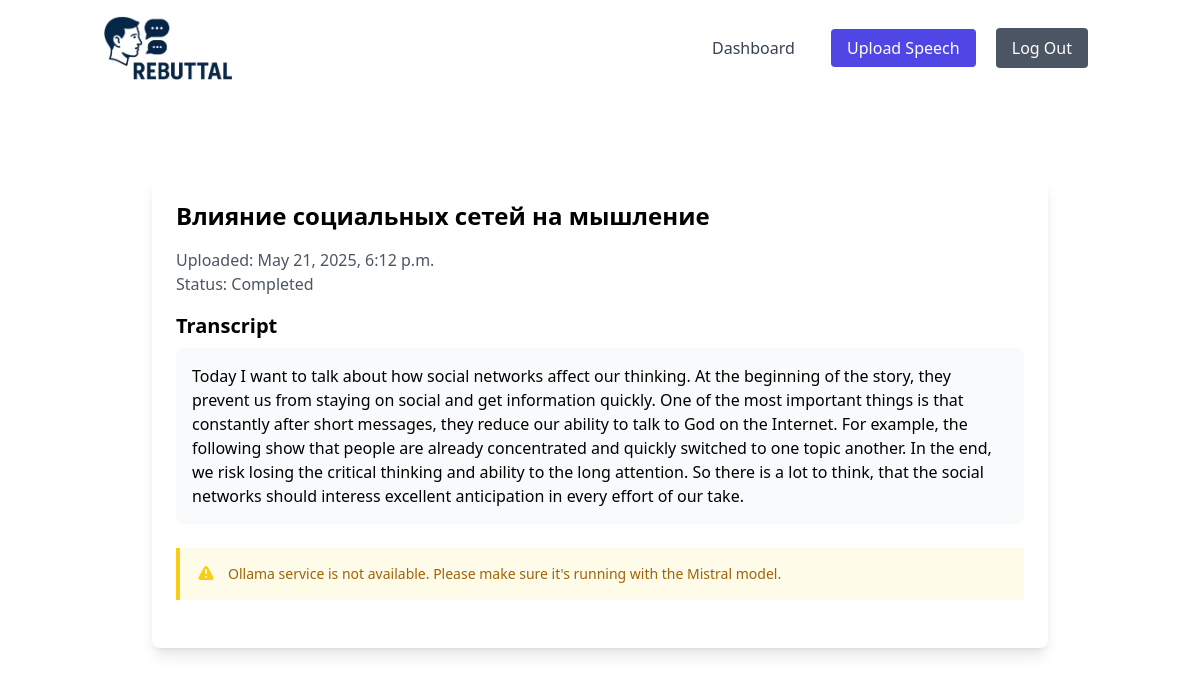
/speech/4/ (signed in), run on an earlier commit of the app's database.
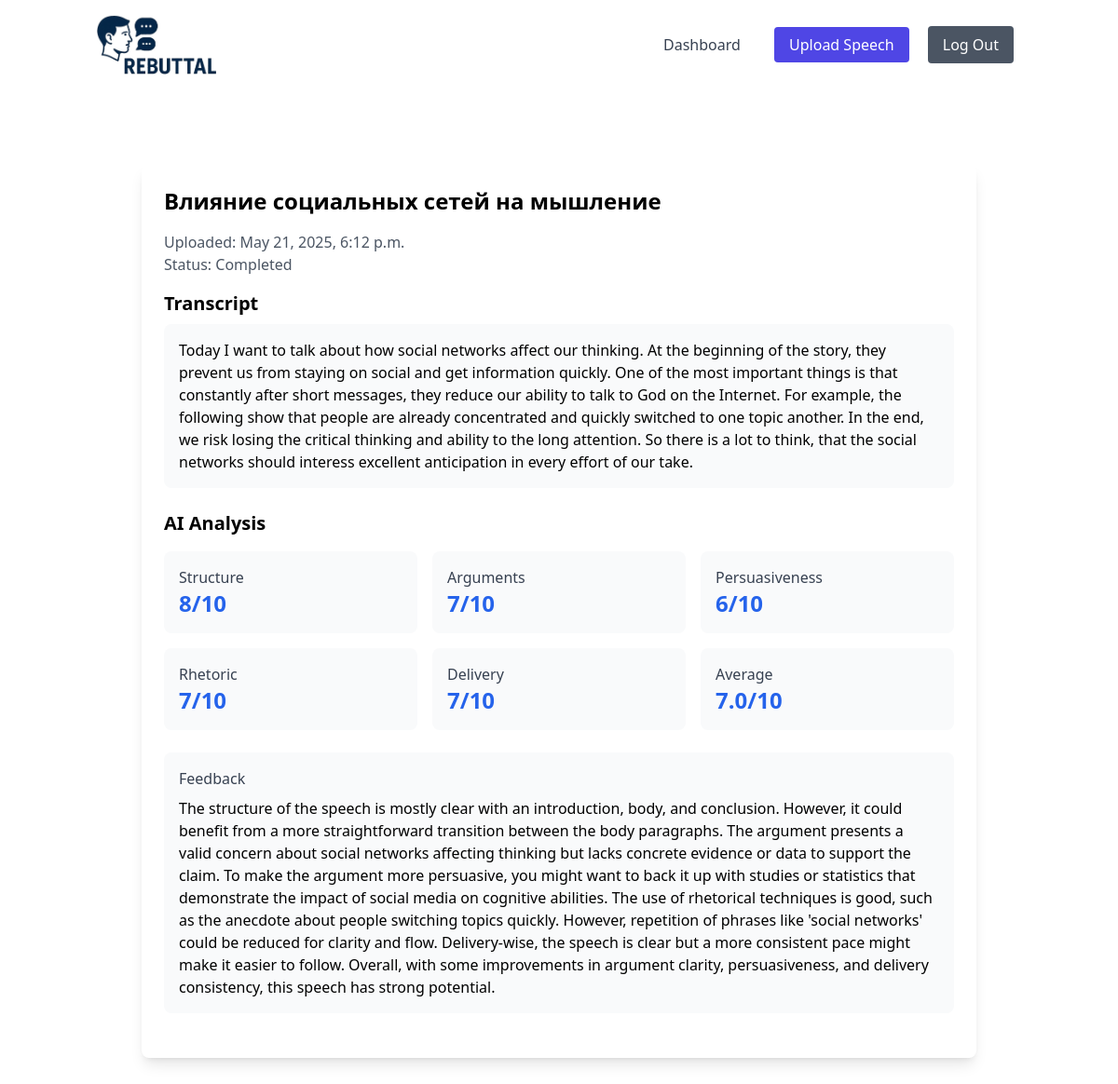
And on a later commit of the database.
### core/models.py (models this page shows, shortened)
class SpeechAnalysis(models.Model):
    speech = models.OneToOneField(Speech, on_delete=models.CASCADE, related_name="analysis")
    structure_score = models.IntegerField(null=True, blank=True)
    argument_score = models.IntegerField(null=True, blank=True)
    persuasiveness_score = models.IntegerField(null=True, blank=True)
    rhetoric_score = models.IntegerField(null=True, blank=True)
    delivery_score = models.IntegerField(null=True, blank=True)
    feedback = models.TextField()
    created_at = models.DateTimeField(auto_now_add=True)
    updated_at = models.DateTimeField(auto_now=True)
    class Meta:
        verbose_name_plural = "Speech analyses"
    @property
    def average_score(self):
        scores = [
            self.structure_score,
            self.argument_score,
            self.persuasiveness_score,
            self.rhetoric_score,
            self.delivery_score,
        ]
        valid_scores = [s for s in scores if s is not None]
        return sum(valid_scores) / len(valid_scores) if valid_scores else None

### core/views.py (the view)
# urls.py: path("speech/<int:speech_id>/", views.speech_detail, name="speech_detail"),
@login_required
def speech_detail(request, speech_id):
    speech = get_object_or_404(Speech, id=speech_id, user=request.user)
    analysis = getattr(speech, "analysis", None)
    context = {
        "speech": speech,
        "analysis": analysis,
        "ollama_available": OllamaService.is_available(),
    }
    return render(request, "core/speech_detail.html", context)

### core/services.py (called while the page is built)
    @classmethod
    def is_available(cls) -> bool:
        try:
            response = requests.get(f"{cls.BASE_URL}/tags")
            return response.status_code == 200
        except requests.RequestException:
            return False

### core/templates/core/speech_detail.html (shortened to what this page needs)
{% extends 'base.html' %}
{% load static %}
{% block content %}
  <div class="container mx-auto px-4 py-8">
    <div class="max-w-4xl mx-auto">
      <div class="bg-white rounded-lg shadow-lg p-6 mb-6">
        <h1 class="text-2xl font-bold mb-4">{{ speech.title }}</h1>
        <div class="mb-4">
          <p class="text-gray-600">Uploaded: {{ speech.upload_date|date:'F j, Y, g:i a' }}</p>
          <p class="text-gray-600">Status: {{ speech.get_status_display }}</p>
        </div>
        {% if speech.transcript %}
          <div class="mb-6">
            <h2 class="text-xl font-semibold mb-2">Transcript</h2>
            <div class="bg-gray-50 p-4 rounded-lg">
              <p class="whitespace-pre-wrap">{{ speech.transcript }}</p>
            </div>
          </div>
          {% if analysis %}
            <div class="mb-6">
              <h2 class="text-xl font-semibold mb-4">AI Analysis</h2>
              <div class="grid grid-cols-2 md:grid-cols-3 gap-4 mb-6">
                <div class="bg-gray-50 p-4 rounded-lg">
                  <h3 class="font-medium text-gray-700">Structure</h3>
                  <p class="text-2xl font-bold text-blue-600">{{ analysis.structure_score }}/10</p>
                </div>
                <div class="bg-gray-50 p-4 rounded-lg">
                  <h3 class="font-medium text-gray-700">Arguments</h3>
                  <p class="text-2xl font-bold text-blue-600">{{ analysis.argument_score }}/10</p>
                </div>
                <div class="bg-gray-50 p-4 rounded-lg">
                  <h3 class="font-medium text-gray-700">Persuasiveness</h3>
                  <p class="text-2xl font-bold text-blue-600">{{ analysis.persuasiveness_score }}/10</p>
                </div>
                <div class="bg-gray-50 p-4 rounded-lg">
                  <h3 class="font-medium text-gray-700">Rhetoric</h3>
                  <p class="text-2xl font-bold text-blue-600">{{ analysis.rhetoric_score }}/10</p>
                </div>
                <div class="bg-gray-50 p-4 rounded-lg">
                  <h3 class="font-medium text-gray-700">Delivery</h3>
                  <p class="text-2xl font-bold text-blue-600">{{ analysis.delivery_score }}/10</p>
                </div>
                <div class="bg-gray-50 p-4 rounded-lg">
                  <h3 class="font-medium text-gray-700">Average</h3>
                  <p class="text-2xl font-bold text-blue-600">{{ analysis.average_score|floatformat:1 }}/10</p>
                </div>
              </div>
              <div class="bg-gray-50 p-4 rounded-lg">
                <h3 class="font-medium text-gray-700 mb-2">Feedback</h3>
                <div class="prose max-w-none">{{ analysis.feedback|linebreaks }}</div>
              </div>
            </div>
          {% elif not ollama_available %}
            <div class="bg-yellow-50 border-l-4 border-yellow-400 p-4 mb-6">
              <div class="flex">
                <div class="flex-shrink-0">
                </div>
                <div class="ml-3">
                  <p class="text-sm text-yellow-700">Ollama service is not available. Please make sure it's running with the Mistral model.</p>
                </div>
              </div>
            </div>
          {% endif %}
        {% endif %}
      </div>
    </div>
  </div>
{% endblock %}

What changed in the data, as far as the page shows it:
added SpeechAnalysis: structure_score "8", argument_score "7", persuasiveness_score "6", rhetoric_score "7", delivery_score "7", average_score "7.0", feedback "The structure of the speech is mostly clear with an introduction, body, and conclusion. However, it could benefit from a more straightforward transition between the body paragraphs. The argument presents a valid concern about social networks affecting thinking but lacks concrete evidence or data to support the claim. To make the argument more persuasive, you might want to back it up with studies or statistics that demonstrate the impact of social media on cognitive abilities. The use of rhetorical techniques is good, such as the anecdote about people switching topics quickly. However, repetition of phrases like 'social networks' could be reduced for clarity and flow. Delivery-wise, the…"
Also different on the page:
text no longer shown: "Ollama service is not available. Please make sure it's running with the Mistral model."
text now shown: "AI Analysis Structure /10 Arguments /10 Persuasiveness /10 Rhetoric /10 Delivery /10 Average /10 Feedback"
